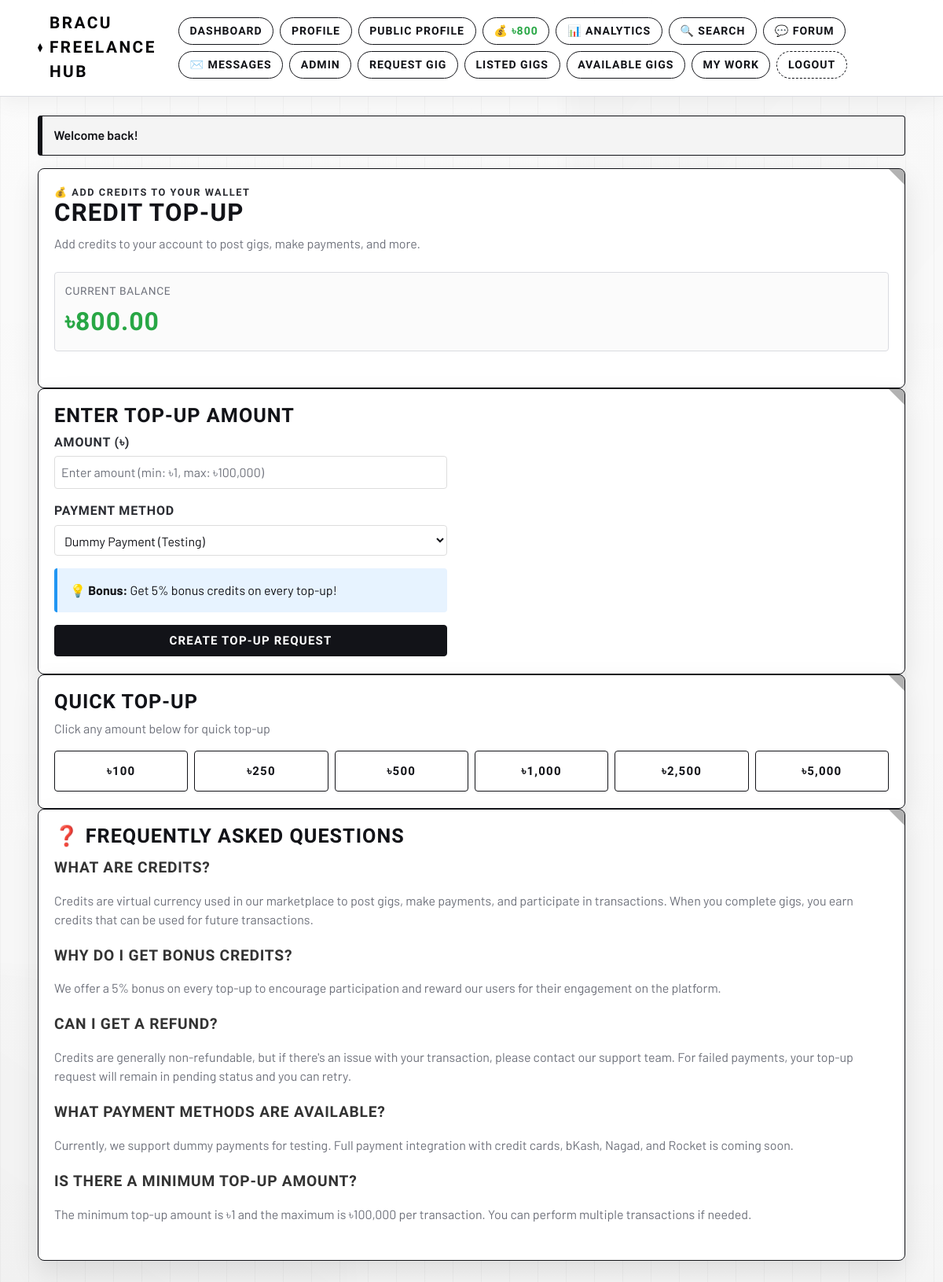
/credits/topup.php (signed in), run on the app's committed database.
### tables this page shows
CREATE TABLE IF NOT EXISTS `User` (
    BRACU_ID VARCHAR(20) PRIMARY KEY,
    Bracu_mail VARCHAR(120) NOT NULL UNIQUE,
    full_name VARCHAR(120) NULL,
    client TINYINT(1) NOT NULL DEFAULT 1,
    mobile_number VARCHAR(20) NOT NULL,
    address_line VARCHAR(255) NULL,
    bio TEXT NULL,
    skills TEXT NULL,
    avatar_path VARCHAR(255) NULL,
    password VARCHAR(255) NOT NULL,
    freelancer TINYINT(1) NOT NULL DEFAULT 1,
    preferred_mode ENUM('hiring', 'working') NOT NULL DEFAULT 'hiring',
    is_admin TINYINT(1) NOT NULL DEFAULT 0,
    credit_balance DECIMAL(10,2) NOT NULL DEFAULT 500.00,
    created_at TIMESTAMP NOT NULL DEFAULT CURRENT_TIMESTAMP
);

### includes/db.php (called while the page is built, shortened)
<?php
function db(): PDO
{
    static $pdo = null;
    if ($pdo instanceof PDO) {
        return $pdo;
    }
    $dsn = sprintf('mysql:host=%s;port=%d;dbname=%s;charset=utf8mb4', DB_HOST, DB_PORT, DB_NAME);
    try {
        $pdo = new PDO(
            $dsn,
            DB_USER,
            DB_PASS,
            [
                PDO::ATTR_ERRMODE => PDO::ERRMODE_EXCEPTION,
                PDO::ATTR_DEFAULT_FETCH_MODE => PDO::FETCH_ASSOC,
                PDO::ATTR_EMULATE_PREPARES => false,
                PDO::ATTR_TIMEOUT => 5,
            ]
        );
    } catch (PDOException $exception) {
        error_log('Database connection failed: ' . $exception->getMessage());
        http_response_code(500);
        if (!headers_sent()) {
            header('Content-Type: text/html; charset=UTF-8');
        }
        echo '<!doctype html><html lang="en"><head><meta charset="utf-8"><title>Database Connection Error</title>';
        echo '<meta name="viewport" content="width=device-width, initial-scale=1"></head><body style="font-family: Arial, sans-serif; margin: 2rem;">';
        echo '<h1>Database Connection Error</h1>';
        echo '<p>Could not connect to MySQL. Please ensure MySQL is running and your database settings are correct.</p>';
        echo '<p>Expected connection: ' . htmlspecialchars(DB_HOST . ':' . (string) DB_PORT, ENT_QUOTES, 'UTF-8') . '</p>';
        echo '<p>If you use XAMPP, start MySQL from the XAMPP Control Panel, then refresh this page.</p>';
        if (APP_DEBUG) {
            echo '<p><strong>Debug:</strong> ' . htmlspecialchars($exception->getMessage(), ENT_QUOTES, 'UTF-8') . '</p>';
        }
        echo '</body></html>';
        exit;
    }
    return $pdo;
}

### includes/auth.php (called while the page is built, shortened)
<?php
require_once __DIR__ . '/db.php';
require_once __DIR__ . '/helpers.php';
function find_user_by_bracu_id(string $bracuId): ?array
{
    $statement = db()->prepare('SELECT * FROM `User` WHERE BRACU_ID = :bracu_id LIMIT 1');
    $statement->execute(['bracu_id' => $bracuId]);
    $user = $statement->fetch();
    return $user ?: null;
}
function current_user(): ?array
{
    $user = find_user_by_bracu_id($_SESSION['user_bracu_id']);
    unset($user['password']);
    return $user;
}
function require_login(): array
{
    $user = current_user();
    return $user;
}
function current_user_is_admin(?array $user = null): bool
{
    $target = $user ?? current_user();
    return ((int) ($target['is_admin'] ?? 0)) === 1;
}

### includes/credits.php (called while the page is built, shortened)
<?php
require_once __DIR__ . '/db.php';
require_once __DIR__ . '/helpers.php';
function get_user_credit_balance(string $bracu_id): float
{
    $stmt = db()->prepare('SELECT credit_balance FROM `User` WHERE BRACU_ID = :id');
    $stmt->execute(['id' => $bracu_id]);
    $result = $stmt->fetchColumn();
    return $result !== false ? (float) $result : 0.00;
}

### includes/helpers.php (called while the page is built, shortened)
<?php
function h(string $value): string
{
    return htmlspecialchars($value, ENT_QUOTES, 'UTF-8');
}
function get_flash(): ?array
{
    $flash = $_SESSION['flash'];
    return $flash;
}

### credits/topup.php (the view, shortened to what this page needs)
<?php
require_once __DIR__ . '/../includes/auth.php';
require_once __DIR__ . '/../includes/credits.php';
$user = require_login();
$topup_id = null;
$topup_details = null;
$currentBalance = get_user_credit_balance($user['BRACU_ID']);
require_once __DIR__ . '/../includes/header.php';
?>
<section class="card">
    <div class="kicker">💰 Add Credits to Your Wallet</div>
    <h1>Credit Top-Up</h1>
    <p class="muted">Add credits to your account to post gigs, make payments, and more.</p>
    <div class="stats" style="margin: 1.5rem 0;">
        <div class="stat">
            <div class="label">Current Balance</div>
            <div class="value" style="font-size: 2em; color: #28a745;">৳<?= number_format($currentBalance, 2) ?></div>
        </div>
    </div>
</section>
<?php if (!$topup_id || ($topup_details && $topup_details['payment_status'] === 'completed')): ?>
    <section class="card">
        <h2>Enter Top-Up Amount</h2>
        <form method="POST" style="max-width: 500px;">
            <div style="margin-bottom: 1rem;">
                <label for="amount">Amount (৳)</label>
                <input
                    type="number"
                    id="amount"
                    name="amount"
                    min="1"
                    max="100000"
                    step="0.01"
                    required
                    placeholder="Enter amount (min: ৳1, max: ৳100,000)"
                    style="width: 100%; padding: 0.5rem; border: 1px solid #ddd; border-radius: 4px;"
                >
            </div>
            <div style="margin-bottom: 1rem;">
                <label for="payment_method">Payment Method</label>
                <select id="payment_method" name="payment_method" required style="width: 100%; padding: 0.5rem; border: 1px solid #ddd; border-radius: 4px;">
                    <option value="dummy">Dummy Payment (Testing)</option>
                </select>
            </div>
            <div style="background-color: #e7f3ff; padding: 1rem; border-radius: 4px; margin-bottom: 1rem; border-left: 4px solid #2196F3;">
                <strong>💡 Bonus:</strong> Get 5% bonus credits on every top-up!
            </div>
            <button type="submit" class="btn btn-primary" style="width: 100%;">Create Top-Up Request</button>
        </form>
    </section>
    <section class="card">
        <h2>Quick Top-Up</h2>
        <p class="muted">Click any amount below for quick top-up</p>
        <div style="display: grid; grid-template-columns: repeat(auto-fit, minmax(100px, 1fr)); gap: 0.5rem;">
            <?php foreach ([100, 250, 500, 1000, 2500, 5000] as $quick_amount): ?>
                <form method="POST" style="margin: 0;">
                    <button type="submit" class="btn btn-ghost" style="width: 100%; padding: 1rem; text-align: center;">
                        ৳<?= number_format($quick_amount, 0) ?>
                    </button>
                </form>
            <?php endforeach; ?>
        </div>
    </section>
<?php endif; ?>
<section class="card">
    <h2>❓ Frequently Asked Questions</h2>
    <div style="margin-bottom: 1.5rem;">
        <h3 style="margin-top: 1rem; color: #333;">What are credits?</h3>
        <p class="muted">Credits are virtual currency used in our marketplace to post gigs, make payments, and participate in transactions. When you complete gigs, you earn credits that can be used for future transactions.</p>
    </div>
    <div style="margin-bottom: 1.5rem;">
        <h3 style="color: #333;">Why do I get bonus credits?</h3>
        <p class="muted">We offer a 5% bonus on every top-up to encourage participation and reward our users for their engagement on the platform.</p>
    </div>
    <div style="margin-bottom: 1.5rem;">
        <h3 style="color: #333;">Can I get a refund?</h3>
        <p class="muted">Credits are generally non-refundable, but if there's an issue with your transaction, please contact our support team. For failed payments, your top-up request will remain in pending status and you can retry.</p>
    </div>
    <div style="margin-bottom: 1.5rem;">
        <h3 style="color: #333;">What payment methods are available?</h3>
        <p class="muted">Currently, we support dummy payments for testing. Full payment integration with credit cards, bKash, Nagad, and Rocket is coming soon.</p>
    </div>
    <div style="margin-bottom: 1.5rem;">
        <h3 style="color: #333;">Is there a minimum top-up amount?</h3>
        <p class="muted">The minimum top-up amount is ৳1 and the maximum is ৳100,000 per transaction. You can perform multiple transactions if needed.</p>
    </div>
</section>
<?php require_once __DIR__ . '/../includes/footer.php'; ?>

### includes/header.php (shortened to what this page needs)
<?php
require_once __DIR__ . '/auth.php';
require_once __DIR__ . '/credits.php';
$activeUser = current_user();
$flash = get_flash();
?>
<!doctype html>
<html lang="en">
<head>
    <link rel="stylesheet" href="<?= BASE_URL ?>assets/css/styles.css">
</head>
<body>
<header class="site-header">
    <div class="container nav-wrap">
        <a class="brand" href="<?= BASE_URL ?>dashboard.php">BRACU Freelance Hub</a>
        <?php if ($activeUser): ?>
            <nav class="nav-links">
                <a href="<?= BASE_URL ?>dashboard.php">Dashboard</a>
                <a href="<?= BASE_URL ?>profile.php">Profile</a>
                <a href="<?= BASE_URL ?>public_profile.php?id=<?= urlencode($activeUser['BRACU_ID']) ?>" target="_blank">Public Profile</a>
                <a href="<?= BASE_URL ?>credits/topup.php" style="color: #28a745; font-weight: 600;">
                    💰 ৳<?= number_format(get_user_credit_balance($activeUser['BRACU_ID']), 0) ?>
                </a>
                <?php if ($activeUser['preferred_mode'] === 'working'): ?>
                    <a href="<?= BASE_URL ?>freelancer/analytics.php">📊 Analytics</a>
                <?php elseif ($activeUser['preferred_mode'] === 'hiring'): ?>
                    <a href="<?= BASE_URL ?>client/analytics.php">📊 Analytics</a>
                <?php endif; ?>
                <a href="<?= BASE_URL ?>search.php">🔍 Search</a>
                <a href="<?= BASE_URL ?>community/forum.php">💬 Forum</a>
                <a href="<?= BASE_URL ?>community/messages_inbox.php">✉️ Messages</a>
                <?php if (current_user_is_admin($activeUser)): ?>
                    <a href="<?= BASE_URL ?>admin/manage_admins.php">Admin</a>
                <?php endif; ?>
                <a href="<?= BASE_URL ?>client/create_gig.php">Request Gig</a>
                <a href="<?= BASE_URL ?>client/my_gigs.php">Listed Gigs</a>
                <a href="<?= BASE_URL ?>freelancer/marketplace.php">Available Gigs</a>
                <a href="<?= BASE_URL ?>freelancer/my_work.php">My Work</a>
                <a class="danger-link" href="<?= BASE_URL ?>logout.php">Logout</a>
            </nav>
        <?php endif; ?>
    </div>
</header>
<main class="container content">
    <?php if ($flash): ?>
        <div class="flash flash-<?= h($flash['type']) ?>">
            <?= h($flash['message']) ?>
        </div>
    <?php endif; ?>

### data on the page
user: get_user_credit_balance($activeUser['BRACU_ID']) "800", currentBalance "800.00"

### other printed values
$flash['message'] "Welcome back!"
$quick_amount "100"
$quick_amount "250"
$quick_amount "500"
$quick_amount "1,000"
$quick_amount "2,500"
$quick_amount "5,000"
